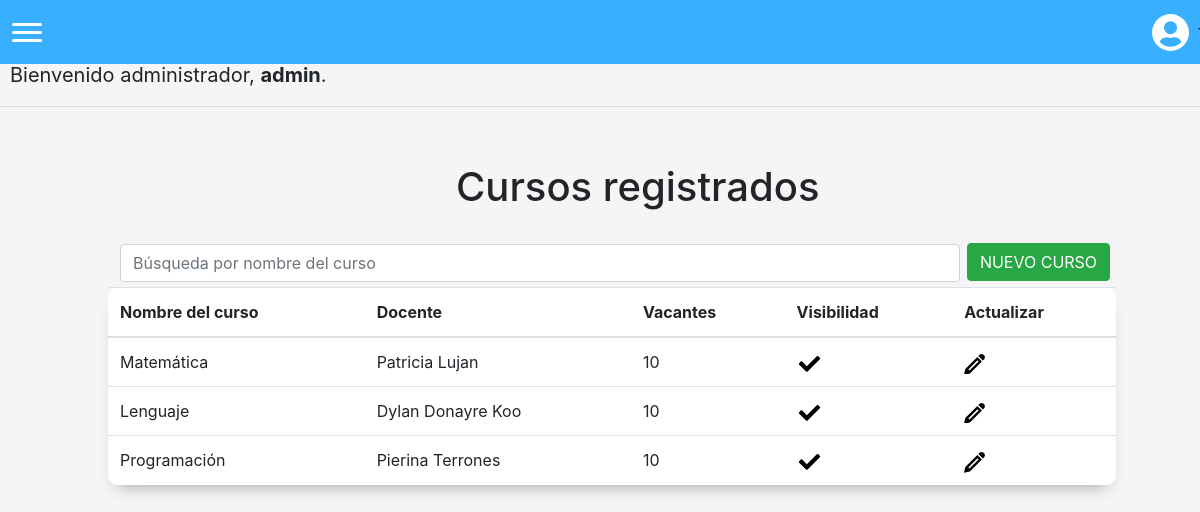
/listacursos (signed in), run on the app's committed database.
### matricula/models.py (models this page shows)
class User(AbstractUser):
    pass

class Curso(models.Model):
    nombreCurso = models.CharField(max_length=255, unique=True)
    profesor = models.ForeignKey(Profesor, on_delete=models.CASCADE, related_name="profesor")
    activo = models.BooleanField()
    vacantes = models.IntegerField(default=0)

class Profesor(models.Model):
    nombre = models.CharField(max_length=255)
    apellido = models.CharField(max_length=255)
    dni = models.IntegerField(primary_key=True)
    activo = models.BooleanField(default=1)

### matricula/views.py (the view)
# urls.py: path('listacursos', views.listarCursos, name='listacursos'),
@login_required(login_url='/login')
def listarCursos(request):
    return render(request, "matricula/listacursos.html", {'cursos': Curso.objects.all()})

### matricula/templates/matricula/listacursos.html (shortened to what this page needs)
{% extends "matricula/layout.html" %}
{% block body %}
<div style="margin-left: 38%; margin-bottom: 30px;">
    <h1 style="font-size: 40px;">Cursos registrados</h1>
</div>
<input id="buscar" type="text" placeholder="Búsqueda por nombre del curso" class="form-control" style="width: 70%; display: inline; margin-left: 10%;">
<button id="options" class="btn btn-success" onclick="changeWindow()">NUEVO CURSO</button>
<div>
    <table id="tabla" class="table">
    <thead>
            <tr>
                <th scope="col">
                    Nombre del curso
                </th>
                <th scope="col">
                    Docente
                </th>
                <th scope="col">
                    Vacantes
                </th>
                <th scope="col">
                    Visibilidad
                </th>
                <th scope="col">
                    Actualizar
                </th>
            </tr>
        </thead>
        <tbody>
            {% for curso in cursos %}
            <tr>
                <td scope="row">
                {{curso.nombreCurso}}
                </td>
                <td scope="row">
                    {{curso.profesor.nombre}} {{curso.profesor.apellido}}
                </td>
                <td scope="row">
                    {{curso.vacantes}}
                </td>
                <td scope="row">
                    <a href="../desactivarcurso/{{curso.id}}">
                    </a>
                </td>
                <td scope="row">
                    <a href="../editarcurso/{{curso.id}}">
                    </a>
                </td>
            </tr>
            {% endfor %}
        </tbody>
    </table>
</div>
{% endblock %}

### matricula/templates/matricula/layout.html (shortened to what this page needs)
{% load static %}
<!DOCTYPE html>
<html lang="en">
    <head>
        <link rel="stylesheet" href="https://stackpath.bootstrapcdn.com/bootstrap/4.4.1/css/bootstrap.min.css">
        <link href="{% static 'matricula/styles.css' %}" rel="stylesheet">
    </head>
    <body id="bootstrap-overrides">
        <nav>
            <div class="burger" onclick="navSlide()">
                <div class="line1"></div>
                <div class="line2"></div>
                <div class="line3"></div>
            </div>
            <div style="margin-left: 91%; cursor: pointer;" class="dropdown show">
                <a class="btn dropdown-toggle" role="button" id="dropdownMenuLink" data-toggle="dropdown" aria-haspopup="true" aria-expanded="false">
                </a>
                </div>
        </nav>
        <div id="greeting">
            {% if user.is_authenticated %}
                Bienvenido administrador,  <strong>{{ user.username }}</strong>.
            {% else %}
                Por favor,<a class="nav-link" href="{% url 'login'%}" style="display: inline;">Ingrese al sistema</a>
            {% endif %}
        </div>
        <hr>
        <div style="height: 40px;"></div>
        {% block body %}
        {% endblock %}
    </body>
</html>

### matricula/static/matricula/styles.css (style rules this page uses)
body { background-color: whitesmoke; }
#bootstrap-overrides nav { display: flex; align-items: center; min-height: 8vh; font-family: 'Cabin', sans-serif; background-color: rgb(56, 175, 255); position: fixed; top: 0; width: 100%; }
#bootstrap-overrides .burger { margin-left: 7px; display: flex; z-index: 400; cursor: pointer; }
#bootstrap-overrides .burger div { width: 30px; height: 3px; background-color: rgb(255, 255, 255); margin: 5px; transition: all 0.3s ease; border-radius: 10px; }
body { overflow-x: hidden; }
#bootstrap-overrides .burger { display: block; }
.table { margin-left: 9%; width: 84%; padding: 40px; border-radius: 10px; background-color: white; -webkit-box-shadow: 0 8px 6px -6px #999; -moz-box-shadow: 0 8px 6px -6px #999; box-shadow: 0 10px 16px -10px #999; }
#options { margin: 0.2%; margin-bottom: 0.5%; display: inline; }

### matricula/templates/matricula/layout.html (style rules this page uses)
#greeting { margin: 10px; font-size: 20px; margin-top: 5%; }

### data on the page
User: username "admin"
Curso: nombreCurso "Matemática", profesor.nombre "Patricia", profesor.apellido "Lujan", vacantes "10", activo True (drawn)
Curso: nombreCurso "Lenguaje", profesor.nombre "Dylan", profesor.apellido "Donayre Koo", vacantes "10", activo True (drawn)
Curso: nombreCurso "Programación", profesor.nombre "Pierina", profesor.apellido "Terrones", vacantes "10", activo True (drawn)
